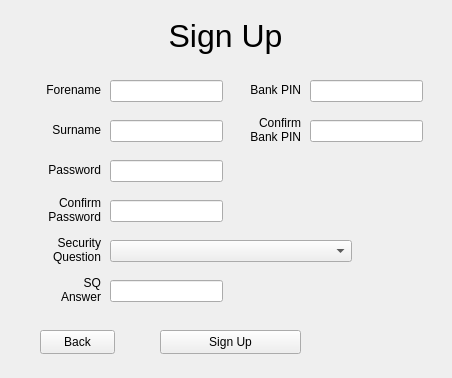
<?xml version="1.0" encoding="UTF-8"?>
<ui version="4.0">
 <class>SignUpWindow</class>
 <widget class="QMainWindow" name="SignUpWindow">
  <property name="geometry">
   <rect>
    <x>0</x>
    <y>0</y>
    <width>452</width>
    <height>378</height>
   </rect>
  </property>
  <property name="sizePolicy">
   <sizepolicy hsizetype="Fixed" vsizetype="Fixed">
    <horstretch>0</horstretch>
    <verstretch>0</verstretch>
   </sizepolicy>
  </property>
  <property name="minimumSize">
   <size>
    <width>452</width>
    <height>378</height>
   </size>
  </property>
  <property name="maximumSize">
   <size>
    <width>452</width>
    <height>378</height>
   </size>
  </property>
  <property name="windowTitle">
   <string>Sign Up</string>
  </property>
  <property name="windowIcon">
   <iconset>
    <normaloff>../../Desktop/logo.ico</normaloff>../../Desktop/logo.ico</iconset>
  </property>
  <widget class="QWidget" name="centralwidget">
   <widget class="QLineEdit" name="ForenameBox">
    <property name="geometry">
     <rect>
      <x>110</x>
      <y>80</y>
      <width>113</width>
      <height>22</height>
     </rect>
    </property>
    <property name="maxLength">
     <number>32</number>
    </property>
   </widget>
   <widget class="QLabel" name="ForenameLabel">
    <property name="geometry">
     <rect>
      <x>40</x>
      <y>80</y>
      <width>61</width>
      <height>21</height>
     </rect>
    </property>
    <property name="text">
     <string>&lt;html&gt;&lt;head/&gt;&lt;body&gt;&lt;p align=&quot;right&quot;&gt;Forename&lt;/p&gt;&lt;/body&gt;&lt;/html&gt;</string>
    </property>
   </widget>
   <widget class="QLineEdit" name="SurnameBox">
    <property name="geometry">
     <rect>
      <x>110</x>
      <y>120</y>
      <width>113</width>
      <height>22</height>
     </rect>
    </property>
    <property name="maxLength">
     <number>32</number>
    </property>
   </widget>
   <widget class="QLabel" name="SurnameLabel">
    <property name="geometry">
     <rect>
      <x>40</x>
      <y>120</y>
      <width>61</width>
      <height>21</height>
     </rect>
    </property>
    <property name="text">
     <string>&lt;html&gt;&lt;head/&gt;&lt;body&gt;&lt;p align=&quot;right&quot;&gt;Surname&lt;/p&gt;&lt;/body&gt;&lt;/html&gt;</string>
    </property>
   </widget>
   <widget class="QLineEdit" name="PasswordBox">
    <property name="geometry">
     <rect>
      <x>110</x>
      <y>160</y>
      <width>113</width>
      <height>22</height>
     </rect>
    </property>
    <property name="text">
     <string/>
    </property>
    <property name="maxLength">
     <number>32</number>
    </property>
    <property name="echoMode">
     <enum>QLineEdit::Password</enum>
    </property>
   </widget>
   <widget class="QLabel" name="PasswordLabel">
    <property name="geometry">
     <rect>
      <x>40</x>
      <y>160</y>
      <width>61</width>
      <height>21</height>
     </rect>
    </property>
    <property name="text">
     <string>&lt;html&gt;&lt;head/&gt;&lt;body&gt;&lt;p align=&quot;right&quot;&gt;Password&lt;/p&gt;&lt;/body&gt;&lt;/html&gt;</string>
    </property>
   </widget>
   <widget class="QLineEdit" name="ConfirmPasswordBox">
    <property name="geometry">
     <rect>
      <x>110</x>
      <y>200</y>
      <width>113</width>
      <height>22</height>
     </rect>
    </property>
    <property name="text">
     <string/>
    </property>
    <property name="maxLength">
     <number>32</number>
    </property>
    <property name="echoMode">
     <enum>QLineEdit::Password</enum>
    </property>
   </widget>
   <widget class="QLabel" name="ConfirmPasswordLabel">
    <property name="geometry">
     <rect>
      <x>0</x>
      <y>190</y>
      <width>101</width>
      <height>41</height>
     </rect>
    </property>
    <property name="text">
     <string>&lt;html&gt;&lt;head/&gt;&lt;body&gt;&lt;p align=&quot;right&quot; style = &quot;margin:0; padding:0;&quot;&gt;Confirm&lt;/p&gt;&lt;p align=&quot;right&quot; style= &quot;margin:0; padding:0;&quot;&gt;Password&lt;/p&gt;&lt;/body&gt;&lt;/html&gt;</string>
    </property>
   </widget>
   <widget class="QLineEdit" name="BankPINBox">
    <property name="geometry">
     <rect>
      <x>310</x>
      <y>80</y>
      <width>113</width>
      <height>22</height>
     </rect>
    </property>
    <property name="maxLength">
     <number>4</number>
    </property>
    <property name="echoMode">
     <enum>QLineEdit::Password</enum>
    </property>
   </widget>
   <widget class="QLabel" name="BankPINLabel">
    <property name="geometry">
     <rect>
      <x>250</x>
      <y>80</y>
      <width>51</width>
      <height>21</height>
     </rect>
    </property>
    <property name="text">
     <string>&lt;html&gt;&lt;head/&gt;&lt;body&gt;&lt;p align=&quot;right&quot;&gt;Bank PIN&lt;/p&gt;&lt;/body&gt;&lt;/html&gt;</string>
    </property>
   </widget>
   <widget class="QLineEdit" name="ConfirmBankPINBox">
    <property name="geometry">
     <rect>
      <x>310</x>
      <y>120</y>
      <width>113</width>
      <height>22</height>
     </rect>
    </property>
    <property name="maxLength">
     <number>4</number>
    </property>
    <property name="echoMode">
     <enum>QLineEdit::Password</enum>
    </property>
   </widget>
   <widget class="QLabel" name="ConfirmBankPINLabel">
    <property name="geometry">
     <rect>
      <x>250</x>
      <y>110</y>
      <width>51</width>
      <height>41</height>
     </rect>
    </property>
    <property name="sizePolicy">
     <sizepolicy hsizetype="Preferred" vsizetype="MinimumExpanding">
      <horstretch>0</horstretch>
      <verstretch>0</verstretch>
     </sizepolicy>
    </property>
    <property name="acceptDrops">
     <bool>false</bool>
    </property>
    <property name="text">
     <string>&lt;html&gt;&lt;head/&gt;&lt;body&gt;&lt;p align=&quot;right&quot; style=&quot;margin:0; padding:0&quot;&gt;Confirm&lt;/p&gt;&lt;p align=&quot;right&quot; style=&quot;margin:0; padding:0&quot;&gt;Bank PIN&lt;/p&gt;&lt;/body&gt;&lt;/html&gt;</string>
    </property>
    <property name="scaledContents">
     <bool>true</bool>
    </property>
    <property name="alignment">
     <set>Qt::AlignCenter</set>
    </property>
    <property name="wordWrap">
     <bool>true</bool>
    </property>
   </widget>
   <widget class="QLabel" name="SecurityQuestionLabel">
    <property name="geometry">
     <rect>
      <x>50</x>
      <y>230</y>
      <width>51</width>
      <height>41</height>
     </rect>
    </property>
    <property name="sizePolicy">
     <sizepolicy hsizetype="Preferred" vsizetype="MinimumExpanding">
      <horstretch>0</horstretch>
      <verstretch>0</verstretch>
     </sizepolicy>
    </property>
    <property name="acceptDrops">
     <bool>false</bool>
    </property>
    <property name="text">
     <string>&lt;html&gt;&lt;head/&gt;&lt;body&gt;&lt;p align=&quot;right&quot; style=&quot;margin:0; padding:0;&quot;&gt;Security&lt;/p&gt;&lt;p align=&quot;right&quot; style=&quot;margin:0; padding:0;&quot;&gt;Question&lt;/p&gt;&lt;/body&gt;&lt;/html&gt;</string>
    </property>
    <property name="scaledContents">
     <bool>true</bool>
    </property>
    <property name="alignment">
     <set>Qt::AlignCenter</set>
    </property>
    <property name="wordWrap">
     <bool>true</bool>
    </property>
   </widget>
   <widget class="QLineEdit" name="SQAnswerBox">
    <property name="geometry">
     <rect>
      <x>110</x>
      <y>280</y>
      <width>113</width>
      <height>22</height>
     </rect>
    </property>
    <property name="text">
     <string/>
    </property>
    <property name="maxLength">
     <number>32</number>
    </property>
    <property name="placeholderText">
     <string/>
    </property>
   </widget>
   <widget class="QLabel" name="SecurityQuestionAnswerLabel">
    <property name="geometry">
     <rect>
      <x>50</x>
      <y>270</y>
      <width>51</width>
      <height>41</height>
     </rect>
    </property>
    <property name="sizePolicy">
     <sizepolicy hsizetype="Preferred" vsizetype="MinimumExpanding">
      <horstretch>0</horstretch>
      <verstretch>0</verstretch>
     </sizepolicy>
    </property>
    <property name="acceptDrops">
     <bool>false</bool>
    </property>
    <property name="text">
     <string>&lt;html&gt;&lt;head/&gt;&lt;body&gt;&lt;p align=&quot;right&quot; style=&quot;margin:0; padding:0;&quot;&gt;SQ&lt;/p&gt;&lt;p align=&quot;right&quot; style=&quot;margin:0; padding:0;&quot;&gt;Answer&lt;/p&gt;&lt;/body&gt;&lt;/html&gt;</string>
    </property>
    <property name="scaledContents">
     <bool>true</bool>
    </property>
    <property name="alignment">
     <set>Qt::AlignCenter</set>
    </property>
    <property name="wordWrap">
     <bool>true</bool>
    </property>
   </widget>
   <widget class="QPushButton" name="SignUpButton">
    <property name="geometry">
     <rect>
      <x>160</x>
      <y>330</y>
      <width>141</width>
      <height>24</height>
     </rect>
    </property>
    <property name="text">
     <string>Sign Up</string>
    </property>
   </widget>
   <widget class="QLabel" name="label_9">
    <property name="geometry">
     <rect>
      <x>0</x>
      <y>0</y>
      <width>451</width>
      <height>71</height>
     </rect>
    </property>
    <property name="font">
     <font>
      <pointsize>24</pointsize>
     </font>
    </property>
    <property name="text">
     <string>Sign Up</string>
    </property>
    <property name="alignment">
     <set>Qt::AlignCenter</set>
    </property>
   </widget>
   <widget class="QComboBox" name="SecurityQuestionBox">
    <property name="geometry">
     <rect>
      <x>110</x>
      <y>240</y>
      <width>233</width>
      <height>22</height>
     </rect>
    </property>
    <property name="sizePolicy">
     <sizepolicy hsizetype="Fixed" vsizetype="Fixed">
      <horstretch>0</horstretch>
      <verstretch>0</verstretch>
     </sizepolicy>
    </property>
    <property name="editable">
     <bool>false</bool>
    </property>
    <property name="currentText">
     <string/>
    </property>
    <property name="sizeAdjustPolicy">
     <enum>QComboBox::AdjustToContents</enum>
    </property>
    <property name="placeholderText">
     <string>- Please select an option -</string>
    </property>
    <item>
     <property name="text">
      <string>What is your mother's maiden name?</string>
     </property>
    </item>
    <item>
     <property name="text">
      <string>What is the name of your favorite pet?</string>
     </property>
    </item>
    <item>
     <property name="text">
      <string>In what city were you born?</string>
     </property>
    </item>
    <item>
     <property name="text">
      <string>What high school did you attend?</string>
     </property>
    </item>
    <item>
     <property name="text">
      <string>What is the name of your first school?</string>
     </property>
    </item>
    <item>
     <property name="text">
      <string>What was the make of your first car?</string>
     </property>
    </item>
    <item>
     <property name="text">
      <string>What was your favorite food as a child?</string>
     </property>
    </item>
    <item>
     <property name="text">
      <string>Where did you meet your spouse?</string>
     </property>
    </item>
   </widget>
   <widget class="QPushButton" name="backButton">
    <property name="geometry">
     <rect>
      <x>40</x>
      <y>330</y>
      <width>75</width>
      <height>24</height>
     </rect>
    </property>
    <property name="text">
     <string>Back</string>
    </property>
   </widget>
  </widget>
 </widget>
 <resources/>
 <connections/>
</ui>
